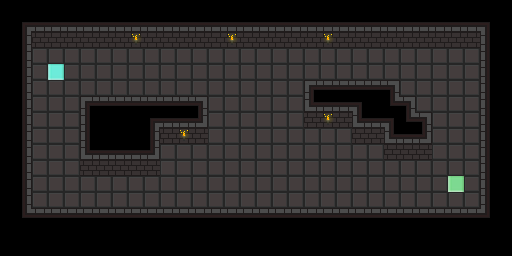

This game map was drawn from its Tiled (.tmx) file and the tilesets committed beside it. A one-line description and the full map source follow:
An orthogonal 32x16 tile map with 16x16 px tiles, 1 tile layer (Tile Layer 1), 2 tilesets and 6 objects.

<map version="1.4" tiledversion="1.4.3" orientation="orthogonal" renderorder="right-down" width="32" height="16" tilewidth="16" tileheight="16" infinite="0" backgroundcolor="#000000" nextlayerid="3" nextobjectid="25">
 <properties>
  <property name="description" value="The depths" />
  <property name="name" value="Dungeon 0" />
 </properties>
 <tileset firstgid="1" source="../tileset_dungeon.tsx" />
 <tileset firstgid="65" source="../tileset_common.tsx" />
 <layer id="1" name="Tile Layer 1" width="32" height="16">
  <data encoding="csv">
0,0,0,0,0,0,0,0,0,0,0,0,0,0,0,0,0,0,0,0,0,0,0,0,0,0,0,0,0,0,0,0,
0,12,7,7,7,7,7,7,7,7,7,7,7,7,7,7,7,7,7,7,7,7,7,7,7,7,7,7,7,7,11,0,
0,9,1,1,1,1,1,1,19,1,1,1,1,1,19,1,1,1,1,1,19,1,1,1,1,1,1,1,1,1,8,0,
0,9,14,14,14,14,14,14,14,14,14,14,14,14,14,14,14,14,14,14,14,14,14,14,14,14,14,14,14,14,8,0,
0,9,14,69,14,14,14,14,14,14,14,14,14,14,14,14,14,14,14,14,14,14,14,14,14,14,14,14,14,14,8,0,
0,9,14,14,14,14,14,14,14,14,14,14,14,14,14,14,14,14,14,5,6,6,6,6,2,14,14,14,14,14,8,0,
0,9,14,14,14,5,6,6,6,6,6,6,2,14,14,14,14,14,14,4,7,7,11,0,10,2,14,14,14,14,8,0,
0,9,14,14,14,8,0,0,0,12,7,7,3,14,14,14,14,14,14,1,19,1,4,7,11,10,2,14,14,14,8,0,
0,9,14,14,14,8,0,0,0,9,1,19,1,14,14,14,14,14,14,14,14,14,1,1,4,7,3,14,14,14,8,0,
0,9,14,14,14,4,7,7,7,3,14,14,14,14,14,14,14,14,14,14,14,14,14,14,1,1,1,14,14,14,8,0,
0,9,14,14,14,1,1,1,1,1,14,14,14,14,14,14,14,14,14,14,14,14,14,14,14,14,14,14,14,14,8,0,
0,9,14,14,14,14,14,14,14,14,14,14,14,14,14,14,14,14,14,14,14,14,14,14,14,14,14,14,67,14,8,0,
0,9,14,14,14,14,14,14,14,14,14,14,14,14,14,14,14,14,14,14,14,14,14,14,14,14,14,14,14,14,8,0,
0,10,6,6,6,6,6,6,6,6,6,6,6,6,6,6,6,6,6,6,6,6,6,6,6,6,6,6,6,6,13,0,
0,0,0,0,0,0,0,0,0,0,0,0,0,0,0,0,0,0,0,0,0,0,0,0,0,0,0,0,0,0,0,0,
0,0,0,0,0,0,0,0,0,0,0,0,0,0,0,0,0,0,0,0,0,0,0,0,0,0,0,0,0,0,0,0
</data>
 </layer>
 <objectgroup id="2" name="Object Layer 1">
  <object id="1" template="../templates/spawn.tx" x="56" y="72" />
  <object id="2" template="../templates/goal.tx" x="448" y="176" width="16" height="16" />
  <object id="3" template="../templates/coin.tx" x="240" y="144" />
  <object id="4" template="../templates/coin.tx" x="256" y="176" />
  <object id="5" template="../templates/coin.tx" x="304" y="176" />
  <object id="24" template="../templates/spike.tx" x="192" y="160" />
 </objectgroup>
</map>
